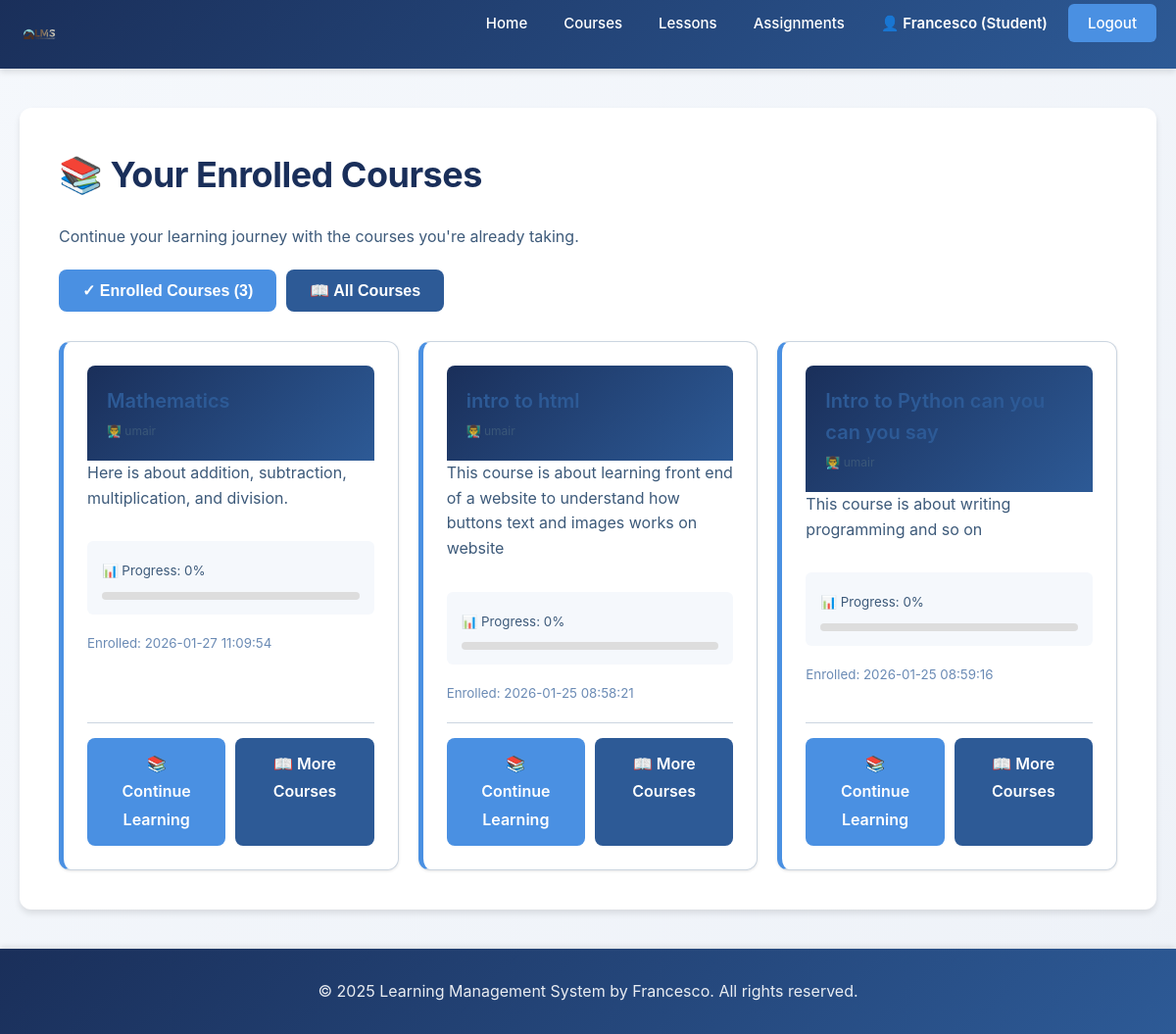
/course (signed in), run on the app's committed database.
### tables this page shows
CREATE TABLE enrollments (
            -- Unique identifier for each enrollment
            id INTEGER PRIMARY KEY AUTOINCREMENT,
            -- ID of the student
            student_id INTEGER NOT NULL,
            -- ID of the course
            course_id INTEGER NOT NULL,
            -- Timestamp when student enrolled
            enrolled_at TIMESTAMP DEFAULT CURRENT_TIMESTAMP,
            -- Student's progress percentage (0-100)
            progress INTEGER DEFAULT 0,
            -- Foreign keys
            FOREIGN KEY (student_id) REFERENCES users(id),
            FOREIGN KEY (course_id) REFERENCES courses(id),
            -- Unique constraint: each student can only enroll once per course
            UNIQUE(student_id, course_id)
        );

CREATE TABLE courses (
            -- Unique identifier for each course
            id INTEGER PRIMARY KEY AUTOINCREMENT,
            -- Unique course ID number
            course_id INTEGER,
            -- Course title (must be unique)
            title TEXT NOT NULL UNIQUE,
            -- Description of what the course covers
            description TEXT,
            -- ID of the teacher who created this course
            teacher_id INTEGER,
            -- Timestamp when course was created
            created_at TIMESTAMP DEFAULT CURRENT_TIMESTAMP,
            -- Foreign key linking to the teacher user
            FOREIGN KEY (teacher_id) REFERENCES users(id)
        );

CREATE TABLE users (
            -- Unique identifier for each user (auto-incrementing primary key)
            id INTEGER PRIMARY KEY AUTOINCREMENT,
            -- Username must be unique (no two users can have same username)
            username TEXT NOT NULL UNIQUE,
            -- Email must be unique (no two users can have same email)
            email TEXT NOT NULL UNIQUE,
            -- Password stored as hashed string (never plain text)
            password TEXT NOT NULL,
            -- Full name of the user
            full_name TEXT NOT NULL,
            -- User role: either 'student' or 'teacher'
            role TEXT NOT NULL DEFAULT 'student',
            -- Timestamp when account was created (automatic)
            created_at TIMESTAMP DEFAULT CURRENT_TIMESTAMP,
            -- Timestamp of last login
            last_login TIMESTAMP
        );

### app.py (the view)
@app.route("/course")
def course():
    enrolled_courses = []
    all_courses = []
    user_id = session.get('user_id')
    user_role = session.get('role')
    try:
        conn = get_db_connection()
        cursor = conn.cursor()
        cursor.execute("""
            SELECT c.id, c.title, c.description, c.course_id, u.full_name as teacher_name
            FROM courses c
            LEFT JOIN users u ON c.teacher_id = u.id
            ORDER BY c.id DESC
        """)
        all_courses = cursor.fetchall()
        if user_id and user_role == 'student':
            cursor.execute("""
                SELECT c.id, c.title, c.description, c.course_id, u.full_name as teacher_name,
                       e.progress, e.enrolled_at
                FROM courses c
                LEFT JOIN users u ON c.teacher_id = u.id
                LEFT JOIN enrollments e ON c.id = e.course_id
                WHERE e.student_id = ? AND e.student_id IS NOT NULL
                ORDER BY c.id DESC
            """, (user_id,))
            enrolled_courses = cursor.fetchall()
        conn.close()
    except sqlite3.OperationalError:
        pass
    return render_template('course.html',
                         all_courses=all_courses,
                         enrolled_courses=enrolled_courses,
                         is_logged_in=user_id is not None,
                         is_student=user_role == 'student')

### app.py (called while the page is built)
def get_db_connection(db_name="lms.db"):
    conn = sqlite3.connect(db_name)
    conn.row_factory = sqlite3.Row
    return conn

### templates/course.html (shortened to what this page needs)
{% extends 'base.html' %}
{% block content %}
    {% if is_student and enrolled_courses %}
        <h1>📚 Your Enrolled Courses</h1>
        <p>Continue your learning journey with the courses you're already taking.</p>
        <div style="margin: 20px 0; display: flex; gap: 10px;">
            <button id="enrolledTab" class="btn btn-primary" style="cursor: pointer;">✓ Enrolled Courses ({{ enrolled_courses | length }})</button>
            <button id="allTab" class="btn btn-secondary" style="cursor: pointer;">📖 All Courses</button>
        </div>
        <div id="enrolledSection">
            <div style="display: grid; grid-template-columns: repeat(auto-fill, minmax(300px, 1fr)); gap: 20px; margin-top: 30px;">
                {% for course in enrolled_courses %}
                    <div class="card" style="display: flex; flex-direction: column; border-left: 5px solid var(--accent-blue);">
                        <div style="background: linear-gradient(135deg, var(--primary-navy), var(--primary-blue)); padding: 20px; color: white; border-radius: 8px 8px 0 0;">
                            <h3 style="margin: 0; font-size: 20px;">{{ course.title }}</h3>
                            <p style="margin: 5px 0 0 0; font-size: 12px; opacity: 0.9;">👨‍🏫 {{ course.teacher_name or 'Instructor' }}</p>
                        </div>
                        <div class="card-body" style="flex: 1; display: flex; flex-direction: column;">
                            <p style="color: var(--medium-text); line-height: 1.6;">{{ course.description or 'No description available.' }}</p>
                            <div style="margin: 15px 0; padding: 15px; background: var(--bg-light); border-radius: 6px;">
                                <small style="color: var(--medium-text);">📊 Progress: {{ course.progress or 0 }}%</small>
                                <div style="background: #ddd; border-radius: 4px; height: 8px; margin-top: 8px; overflow: hidden;">
                                </div>
                            </div>
                            <p class="text-muted"><small>Enrolled: {{ course.enrolled_at or 'Recently' }}</small></p>
                            <div style="display: flex; gap: 10px; margin-top: auto; padding-top: 15px; border-top: 1px solid var(--border-color);">
                                <a href="{{ url_for('manage_course', course_id=course.id) }}" class="btn btn-primary" style="flex: 1; text-align: center;">
                                    📚 Continue Learning
                                </a>
                                <a href="{{ url_for('course') }}#allTab" class="btn btn-secondary" style="flex: 1; text-align: center;">
                                    📖 More Courses
                                </a>
                            </div>
                        </div>
                    </div>
                {% endfor %}
            </div>
        </div>
    {% endif %}
{% endblock %}

### static/style.css (style rules this page uses)
:root { --primary-navy: #1a2f5a; --primary-blue: #2d5a96; --accent-blue: #4a90e2; --light-blue: #e8f0f8; --dark-text: #1f3a5f; --medium-text: #3d5a7a; --light-text: #6b8bb5; --white: #ffffff; --bg-light: #f5f8fc; --bg-lighter: #eef2f8; --border-color: #cbd5e0; --shadow-sm: 0 1px 3px rgba(0, 0, 0, 0.1); --shadow-md: 0 4px 6px rgba(0, 0, 0, 0.1); --shadow-lg: 0 10px 20px rgba(0, 0, 0, 0.15); --transition: all 0.3s ease; }
* { margin: 0; padding: 0; box-sizing: border-box; }
html, body { height: 100%; }
body { font-family: -apple-system, BlinkMacSystemFont, 'Segoe UI', 'Roboto', 'Oxygen', 'Ubuntu', 'Cantarell', 'Fira Sans', 'Droid Sans', 'Helvetica Neue', sans-serif; background: linear-gradient(135deg, #f5f8fc 0%, #eef2f8 100%); color: var(--dark-text); font-size: 16px; line-height: 1.6; min-height: 100vh; display: flex; flex-direction: column; }
body { display: flex; flex-direction: column; }
h1 { color: var(--primary-navy); font-size: 36px; font-weight: 700; margin-bottom: 20px; letter-spacing: -0.5px; }
h3 { color: var(--primary-blue); font-size: 22px; font-weight: 600; margin-bottom: 12px; }
p { color: var(--medium-text); font-size: 16px; margin-bottom: 16px; line-height: 1.7; }
a { color: var(--accent-blue); text-decoration: none; transition: var(--transition); }
.btn { display: inline-block; padding: 12px 24px; border: none; border-radius: 8px; font-size: 16px; font-weight: 600; cursor: pointer; transition: var(--transition); text-decoration: none; text-align: center; }
.btn-primary { background-color: var(--accent-blue); color: var(--white); }
.btn-secondary { background-color: var(--primary-blue); color: var(--white); }
.card { background: var(--white); border-radius: 12px; padding: 24px; border: 1px solid var(--border-color); box-shadow: var(--shadow-sm); transition: var(--transition); }
.card-body { color: var(--medium-text); line-height: 1.8; }
.text-muted { color: var(--light-text); }

### data on the page
enrollments: title "Mathematics", full_name "umair", description "Here is about addition, subtraction, multiplication, and division.", progress "0", enrolled_at "2026-01-27 11:09:54"
enrollments: title "intro to html", full_name "umair", description "This course is about learning front end of a website to understand how buttons text and images works on website", progress "0", enrolled_at "2026-01-25 08:58:21"
enrollments: title "Intro to Python can you can you say", full_name "umair", description "This course is about writing programming and so on", progress "0", enrolled_at "2026-01-25 08:59:16"

### other printed values
{{ session.get('full_name') }} "Francesco"
{{ enrolled_courses | length }} "3"
